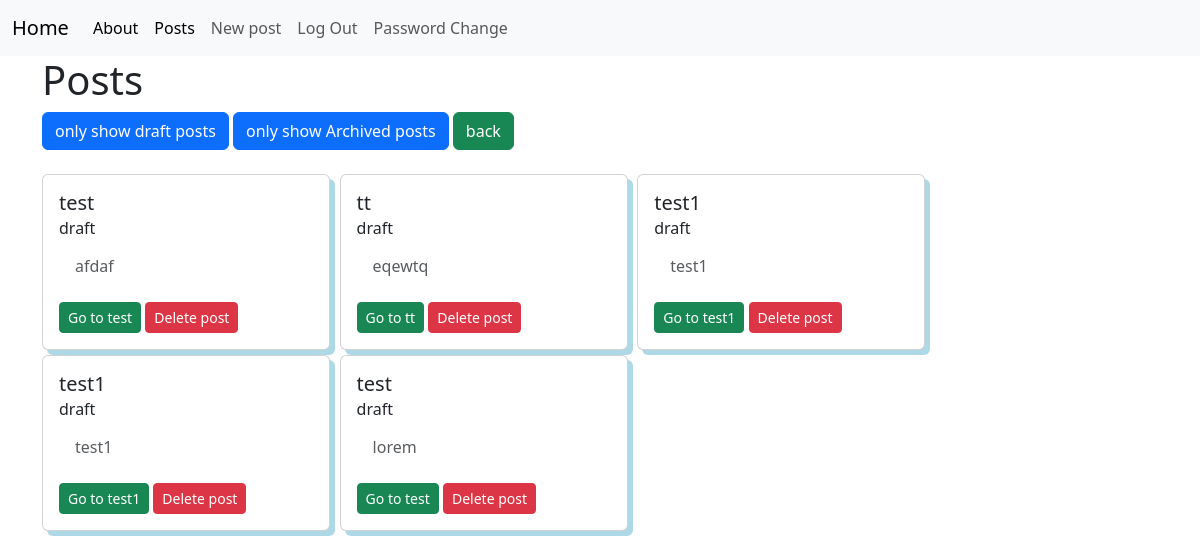
The app's page /posts/drafts/ (signed in), older data.
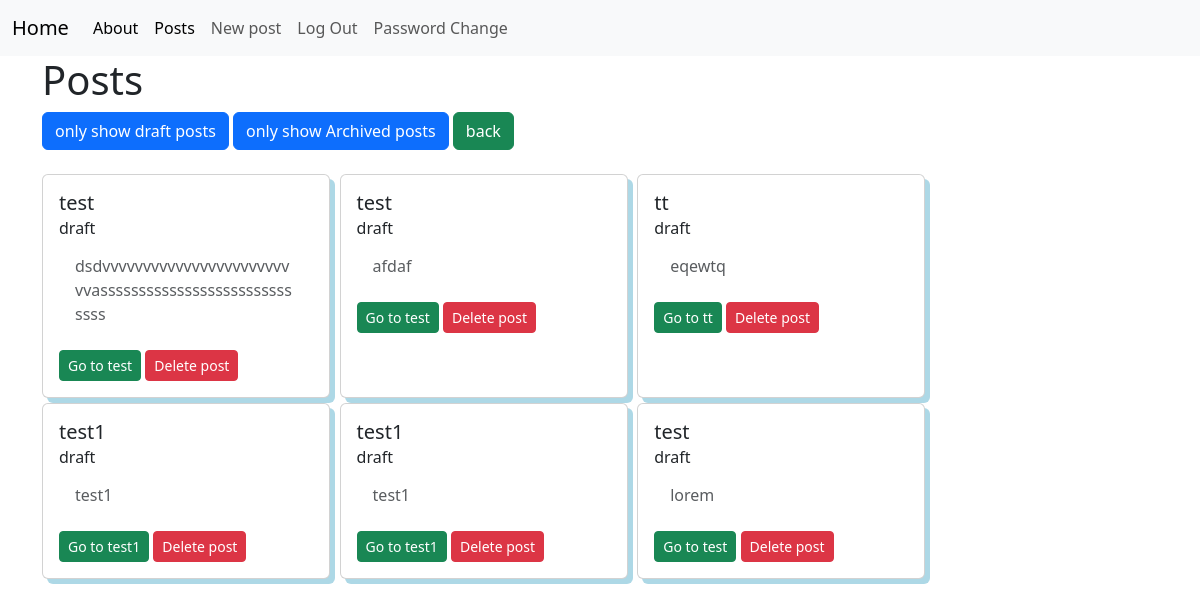
The same page, newer data.
### posts/models.py (models this page shows, shortened)
class Post(models.Model):
    title = models.CharField(max_length=128)
    subtitle = models.CharField(max_length=256)
    author = models.ForeignKey(
        get_user_model(),
        on_delete=models.CASCADE
    )
    body = models.TextField()
    created_on = models.DateTimeField(auto_now_add=True)
    status = models.ForeignKey(
        Status,
        on_delete=models.CASCADE
    )

class Status(models.Model):
    name = models.CharField(max_length=128)
    description = models.CharField(max_length=256)
    def __str__(self):
        return self.name

### posts/views.py (the view)
# urls.py: path("drafts/", views.DraftPostListView.as_view(), name="drafts"),
class DraftPostListView(LoginRequiredMixin, ListView):
    template_name = "posts/list.html"
    model = Post
    def get_context_data(self, **kwargs):
        context = super().get_context_data(**kwargs)
        draft_status = Status.objects.get(name="draft")
        context["post_list"] = Post.objects.filter(
            status = draft_status).filter(
                author = self.request.user).order_by("created_on").reverse()
        return context

### templates/posts/list.html (shortened to what this page needs)
{% extends 'base.html' %}
{% load static %}
{% block content %}
<h1>Posts</h1>
<a class="btn btn-primary" href="{% url 'drafts' %}">only show draft posts</a>
{% if user.is_authenticated %}
<a class="btn btn-primary" href="{% url 'archived' %}">only show Archived posts</a>
{% endif %}
<a class="btn btn-success" href="{% url 'list' %}">back</a>
<br>
<br>
<div  style="width: 80%; display: grid; grid-template-columns: auto auto auto ; row-gap: 5px; ">
    {% for post in post_list %}
    <div class="card" style="width: 18rem;  box-shadow: 5px 5px lightblue;">
        <div class="card-body">
          <h5 class="card-title">{{ post.title }} </h5>
          <h6 class="card-subtitle"> {{ post.status }}</h6>
          <p class="card-body mb-2 text-body-secondary">{{ post.body|truncatechars:128 }}</p>
          {% if user.is_authenticated %}
          {% if post.author == user %}
          <a class="btn btn-sm btn-success" href="{% url 'edit' post.id %}"> Go to {{ post.title }}</a>
          <a class="btn btn-sm btn-danger" href="{% url 'delete' post.id %}">Delete post</a>
          {% endif %}
          {% endif %}
        </div>
      </div>
    {% endfor %}
</div>
{% endblock content %}

Row changes from the older to the newer data that the page shows:
added Post: title "test", status "draft", body "dsdvvvvvvvvvvvvvvvvvvvvvvvvvasssssssssssssssssssssssssssss"
